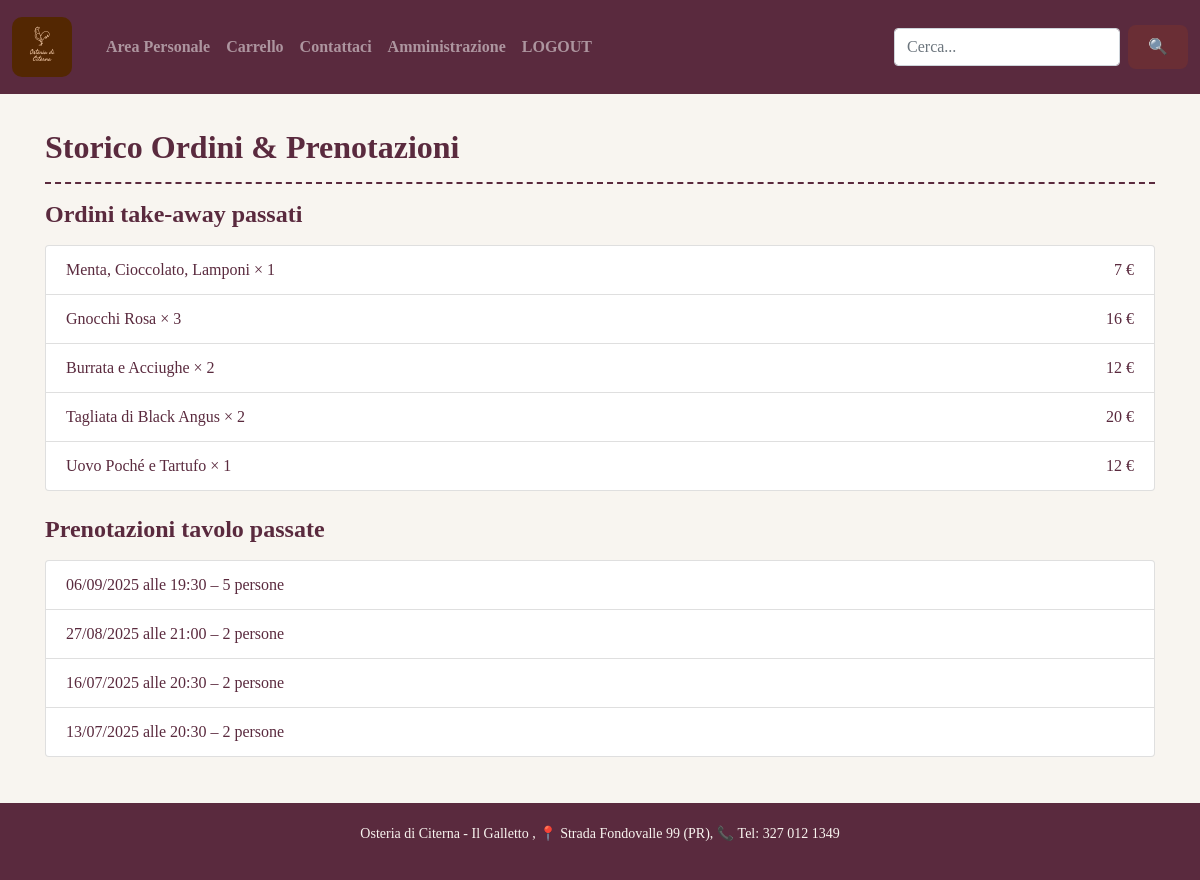
The app's page /storico_ordini/ (signed in) with its own data.
### accounts/models.py (models this page shows, shortened)
class Ordinazione(models.Model):
    utente = models.ForeignKey(User, on_delete=models.CASCADE, null=True, default=1)
    piatto = models.ForeignKey(Piatto, on_delete=models.CASCADE, default=None)
    quantita = models.PositiveIntegerField(default=1)
    completato = models.BooleanField(default=False)
    class Meta:
        verbose_name_plural = 'Ordinazioni'

class Piatto(models.Model):
    nome = models.CharField(max_length=50)
    ingredienti = models.CharField(max_length=500, null=True, blank=True)
    prezzo = models.FloatField(null=True)
    portata = models.ManyToManyField(Portata)
    immagine = models.ImageField(upload_to='piatti/', null=True, blank=True)
    class Meta:
        verbose_name_plural = 'Piatti'

class Prenotazione(models.Model):
    utente = models.ForeignKey(User, on_delete=models.CASCADE)
    data = models.DateField()
    ora = models.TimeField()
    numero_persone = models.PositiveIntegerField()
    creato_il = models.DateTimeField(auto_now_add=True)
    tavoli_assegnati = models.ManyToManyField(Tavolo, blank=True)

### accounts/views.py (the view)
# urls.py: path('storico_ordini/', views.storico_ordini, name='storico_ordini'),
@login_required
def storico_ordini(request):
    ordinazioni = Ordinazione.objects.filter(
        utente=request.user,
        completato=True
    ).order_by('-id')
    from datetime import date
    prenotazioni = Prenotazione.objects.filter(
        utente=request.user,
        data__lt=date.today()
    ).order_by('-data', '-ora')
    return render(request, 'accounts/storico_ordini.html', {
         'ordinazioni': ordinazioni,
         'prenotazioni': prenotazioni,
     })

### accounts/templates/accounts/storico_ordini.html
{% extends 'accounts/main.html' %}
{% load static %}
{% block content %}
<div class="container mt-5">
    <h2>Storico Ordini & Prenotazioni</h2>
    <hr style="border-top: 2px dashed #5a2a3e">
    <h4>Ordini take-away passati</h4>
    <ul class="list-group mb-4">
        {% for o in ordinazioni %}
            <li class="list-group-item d-flex justify-content-between align-items-center">
                {{ o.piatto.nome }} × {{ o.quantita }}
                <span>{{ o.piatto.prezzo|floatformat:0 }} €</span>
            </li>
        {% empty %}
            <li class="list-group-item">Nessun ordine take-away completato.</li>
        {% endfor %}
    </ul>
    <h4>Prenotazioni tavolo passate</h4>
    <ul class="list-group">
        {% for p in prenotazioni %}
            <li class="list-group-item">
                {{ p.data|date:"d/m/Y" }} alle {{ p.ora|time:"H:i" }} – {{ p.numero_persone }} persone
            </li>
        {% empty %}
            <li class="list-group-item">Nessuna prenotazione tavolo trovata.</li>
        {% endfor %}
    </ul>
</div>
{% endblock %}

### static/css/main.css (style rules this page uses)
body { background-color: #f8f5f0; color: #5a2a3e; font-family: 'Georgia', serif; margin: 0; padding: 0; }
h1, h2, h3, h4 { color: #5a2a3e; font-weight: bold; margin-bottom: 1rem; }

### records on screen
Ordinazione: piatto.nome "Menta, Cioccolato, Lamponi", quantita "1", piatto.prezzo "7"
Ordinazione: piatto.nome "Gnocchi Rosa", quantita "3", piatto.prezzo "16"
Ordinazione: piatto.nome "Burrata e Acciughe", quantita "2", piatto.prezzo "12"
Ordinazione: piatto.nome "Tagliata di Black Angus", quantita "2", piatto.prezzo "20"
Ordinazione: piatto.nome "Uovo Poché e Tartufo", quantita "1", piatto.prezzo "12"
Prenotazione: data "06/09/2025", ora "19:30", numero_persone "5"
Prenotazione: data "27/08/2025", ora "21:00", numero_persone "2"
Prenotazione: data "16/07/2025", ora "20:30", numero_persone "2"
Prenotazione: data "13/07/2025", ora "20:30", numero_persone "2"
